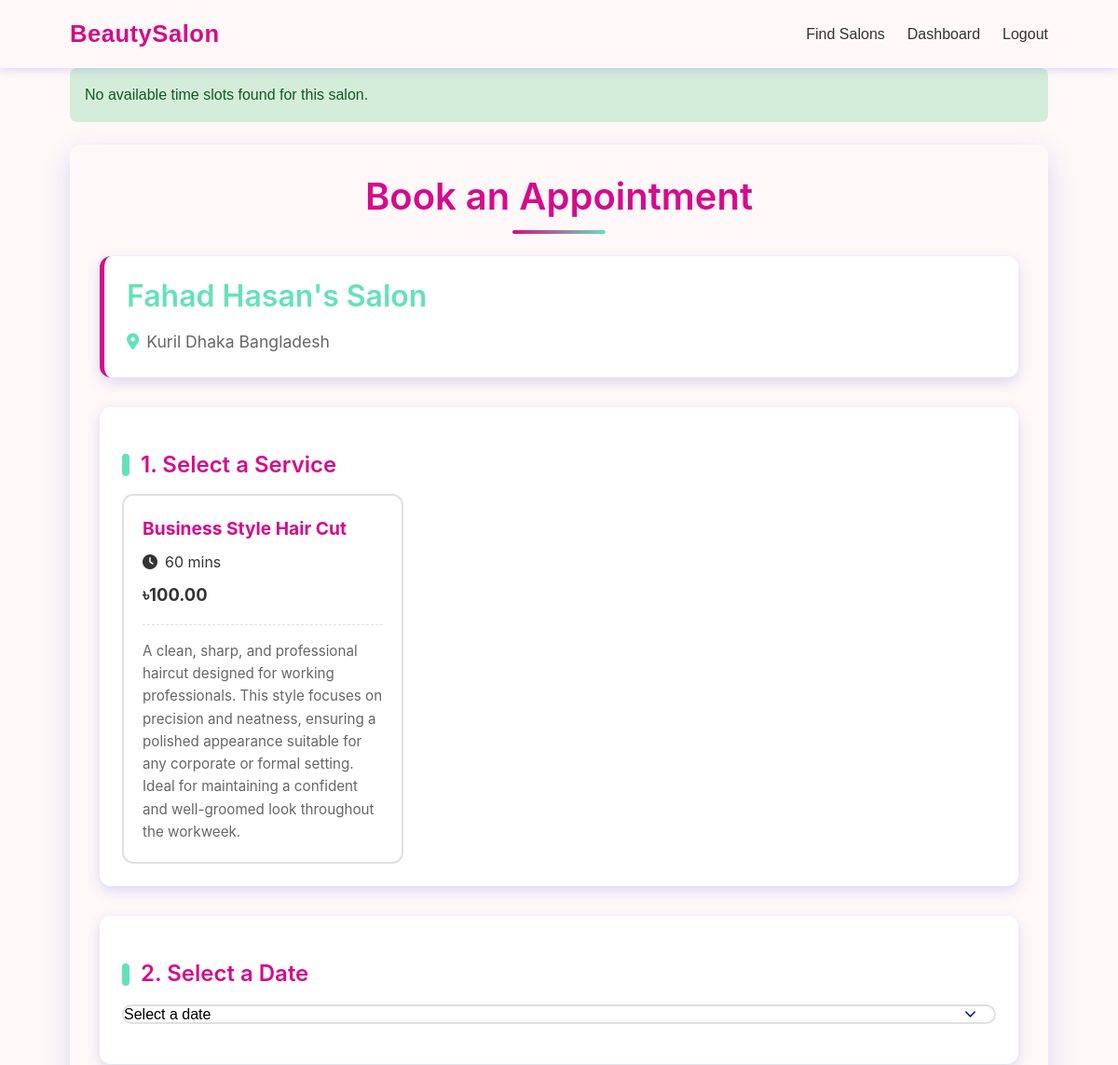
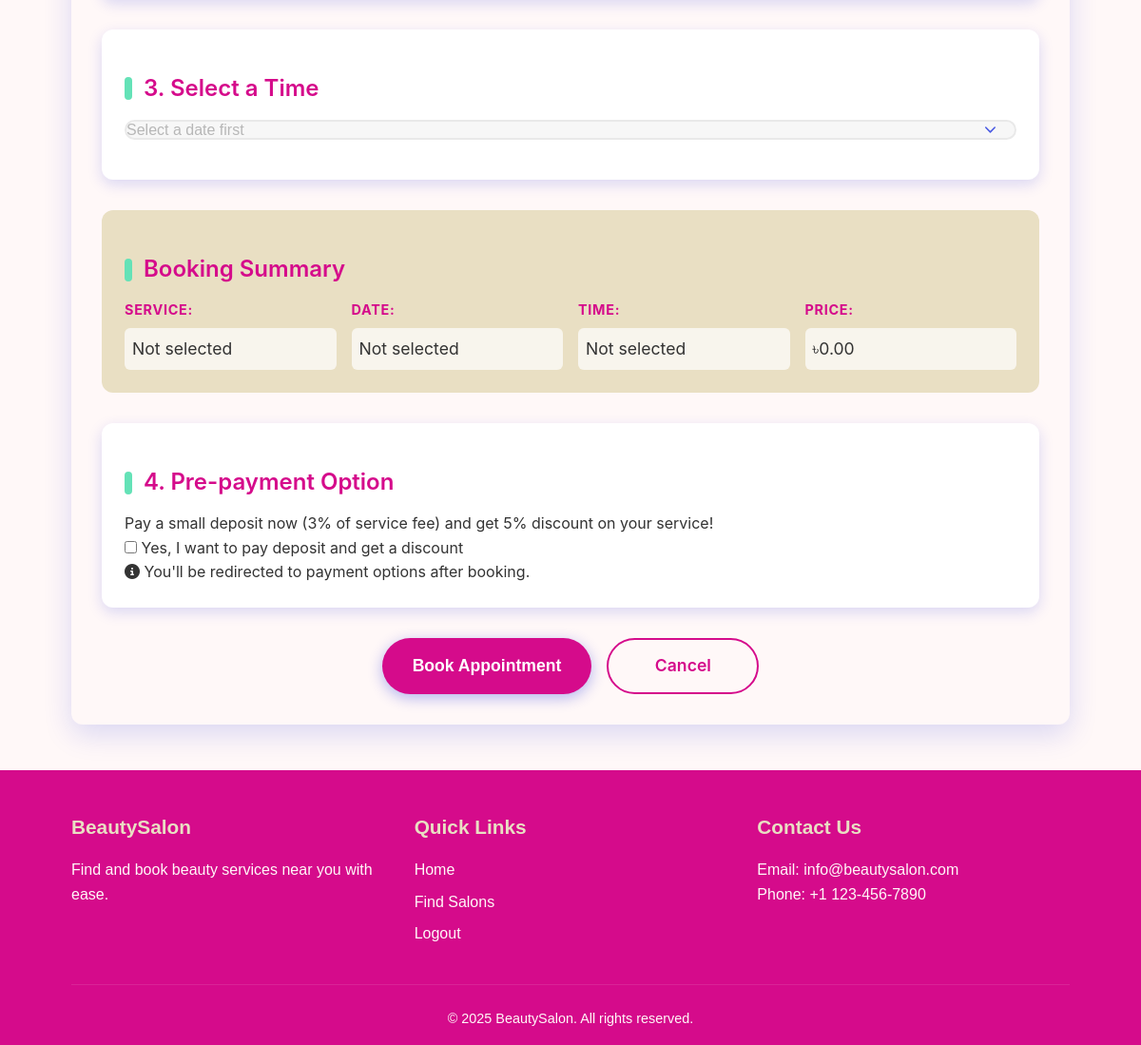
/salon/1/book (signed in), run on the app's committed database (2 pictures, top to bottom).
### app.py (models this page shows)
class Salon(db.Model):
    id = db.Column(db.Integer, primary_key=True)
    owner_id = db.Column(db.Integer, db.ForeignKey('user.id'), nullable=False)
    name = db.Column(db.String(100), nullable=False)
    description = db.Column(db.Text)
    location = db.Column(db.String(200), nullable=False)
    phone = db.Column(db.String(20))
    opening_time = db.Column(db.String(50))
    closing_time = db.Column(db.String(50))
    weekly_closing = db.Column(db.String(50))  # Day of week when salon is closed
    images = db.relationship('SalonImage', backref='salon', lazy=True, cascade="all, delete-orphan")
    services = db.relationship('Service', backref='salon', lazy=True, cascade="all, delete-orphan")
    employees = db.relationship('Employee', backref='salon', lazy=True, cascade="all, delete-orphan")

class Service(db.Model):
    id = db.Column(db.Integer, primary_key=True)
    salon_id = db.Column(db.Integer, db.ForeignKey('salon.id'), nullable=False)
    name = db.Column(db.String(100), nullable=False)
    description = db.Column(db.Text)
    price = db.Column(db.Float, nullable=False)
    duration = db.Column(db.Integer, nullable=False)  # duration in minutes

### app.py (the view, shortened to what this page needs)
@app.route('/salon/<int:salon_id>/book', methods=['GET', 'POST'])
@login_required
def book_appointment(salon_id):
    if current_user.role != 'customer':
        flash('Only customers can book appointments.')
        return redirect(url_for('salon_detail', salon_id=salon_id))
    salon = Salon.query.get_or_404(salon_id)
    try:
        services = Service.query.filter_by(salon_id=salon_id).all()
        if not services:
            flash('This salon currently has no services available.')
            return redirect(url_for('salon_detail', salon_id=salon_id))
        date_slots = get_date_slots(salon_id)
        if not date_slots:
            flash('No available time slots found for this salon.')
        services_data = [{
            'id': s.id,
            'name': s.name,
            'price': float(s.price),
            'duration': int(s.duration),
            'description': s.description
        } for s in services]
        return render_template(
            "book_appointment.html",
            salon=salon,
            services=services_data,
            date_slots=date_slots,
            now=datetime.now().date()  # Pass current date for form validation
        )
    except Exception as e:
        db.session.rollback()
        flash('An error occurred while processing your request.')
        app.logger.error(f"Error in book_appointment: {str(e)}")
        return redirect(url_for('salon_detail', salon_id=salon_id))

### app.py (called while the page is built, shortened)
@login_manager.user_loader
def load_user(user_id):
    return User.query.get(int(user_id))

def get_date_slots(salon_id):
    slots = TimeSlot.query.filter_by(
        salon_id=salon_id,
        is_available=True
    ).filter(
        TimeSlot.date >= datetime.now().date()
    ).order_by(
        TimeSlot.date,
        TimeSlot.start_time
    ).all()
    date_slots = {}
    return list(date_slots.values())

### templates/book_appointment.html (shortened to what this page needs)
{% extends "base.html" %}
{% block extra_css %}
<link rel="stylesheet" href="{{ url_for('static', filename='css/book_appointment.css') }}">
{% endblock %}
{% block content %}
<div class="book-appointment">
    <h1>Book an Appointment</h1>
    <div class="salon-brief">
        <h2>{{ salon.name }}</h2>
        <p><i class="fas fa-map-marker-alt"></i> {{ salon.location }}</p>
    </div>
    <div class="booking-form">
        <form action="{{ url_for('book_appointment', salon_id=salon.id) }}" method="POST">
            <div class="form-section">
                <h3>1. Select a Service</h3>
                <div class="service-selection">
                    {% for service in services %}
                    <div class="service-option">
                        <label for="service-{{ service.id }}">
                            <div class="service-details">
                                <span class="service-name">{{ service.name }}</span>
                                <span class="service-duration"><i class="fas fa-clock"></i> {{ service.duration }}
                                    mins</span>
                                <span class="service-price">৳{{ "%.2f"|format(service.price) }}</span>
                            </div>
                            {% if service.description %}
                            <div class="service-description">
                                <p>{{ service.description }}</p>
                            </div>
                            {% endif %}
                        </label>
                    </div>
                    {% endfor %}
                </div>
            </div>
            <div class="form-section">
                <h3>2. Select a Date</h3>
                <div class="date-selection">
                    <div class="form-group">
                        <select id="appointment-date" name="date" required>
                            <option value="">Select a date</option>
                        </select>
                    </div>
                </div>
            </div>
            <div class="form-section">
                <h3>3. Select a Time</h3>
                <div class="time-selection">
                    <div class="form-group">
                        <select id="appointment-time" name="time" required disabled>
                            <option value="">Select a date first</option>
                        </select>
                    </div>
                </div>
            </div>
            <div class="booking-summary">
                <h3>Booking Summary</h3>
                <div class="summary-details">
                    <div class="summary-item">
                        <span class="summary-label">Service:</span>
                        <span class="summary-value" id="summary-service">Not selected</span>
                    </div>
                    <div class="summary-item">
                        <span class="summary-label">Date:</span>
                        <span class="summary-value" id="summary-date">Not selected</span>
                    </div>
                    <div class="summary-item">
                        <span class="summary-label">Time:</span>
                        <span class="summary-value" id="summary-time">Not selected</span>
                    </div>
                    <div class="summary-item">
                        <span class="summary-label">Price:</span>
                        <span class="summary-value" id="summary-price">৳0.00</span>
                    </div>
                </div>
            </div>
            <div class="form-section payment-option">
                <h3>4. Pre-payment Option</h3>
                <div class="payment-selection">
                    <div class="payment-info">
                        <p>Pay a small deposit now (3% of service fee) and get 5% discount on your service!</p>
                    </div>
                    <div class="payment-toggle">
                        <input type="checkbox" id="pay-deposit" name="pay_deposit" value="1">
                        <label for="pay-deposit">Yes, I want to pay deposit and get a discount</label>
                    </div>
                    <div class="payment-note">
                        <p><i class="fas fa-info-circle"></i> You'll be redirected to payment options after booking.</p>
                    </div>
                </div>
            </div>
            <div class="form-buttons">
                <button type="submit" class="primary-button">Book Appointment</button>
                <a href="{{ url_for('salon_detail', salon_id=salon.id) }}" class="secondary-button">Cancel</a>
            </div>
        </form>
    </div>
</div>
{% endblock %}

### static/css/style.css (style rules this page uses)
:root { --primary: #D50B8B; --primary-light: #DC8BE0; --accent: #FBF3C1; --light: #FFF8F8; --dark: #333333; --grey: #f5f5f5; --shadow: rgba(1, 24, 216, 0.15); --transition: all 0.3s ease-in-out; }
* { margin: 0; padding: 0; box-sizing: border-box; }
body { font-family: 'Poppins', sans-serif; line-height: 1.6; color: var(--dark); background-color: var(--light); }
a { text-decoration: none; color: var(--primary); transition: var(--transition); }
h1, h2, h3, h4, h5, h6 { margin-bottom: 0.8rem; font-weight: 600; line-height: 1.2; }
.form-group { flex: 1; min-width: 200px; }

### data on the page
Salon: name "Fahad Hasan's Salon", location "Kuril Dhaka Bangladesh"
Service: name "Business Style Hair Cut", duration "60", price "100.00", description "A clean, sharp, and professional haircut designed for working professionals. This style focuses on precision and neatness, ensuring a polished appearance suitable for any corporate or formal setting. Ideal for maintaining a confident and well-groomed look throughout the workweek."

### other printed values
{{ message }} "No available time slots found for this salon."
